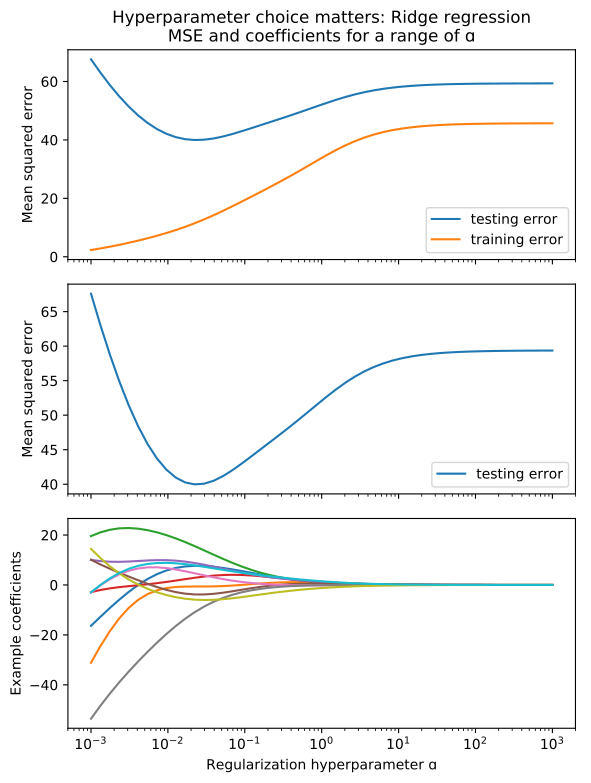

Recreate this plot in Python.
import numpy as np
from sklearn.datasets import make_regression
from sklearn.linear_model import RidgeCV, Ridge
from sklearn.base import clone
from scipy.linalg import svd
from sklearn.metrics import mean_squared_error

from matplotlib import pyplot as plt


def dof(X, alpha_range):
    U, S, Vt = svd(X)
    return np.sum(S ** 2 / (S ** 2 + alpha_range[:, None]), axis=1)


alpha_range = np.logspace(-3, 3, 50)

# model = RidgeCV(alphas=alpha_range, store_cv_values=True)
X, y, true_coef = make_regression(
    noise=5,
    effective_rank=2,
    random_state=0,
    coef=True,
    shuffle=False,
    n_samples=100,
)
train = np.arange(len(y) // 2)
test = np.arange(len(y) // 2, len(y))
print(true_coef[:20])
# fitted = clone(model).fit(X, y)
# mse = fitted.cv_values_.mean(axis=0)
# r2 = 1 - fitted.cv_values_.sum(axis=0) / (len(y) * y.var())
coef = []
train_mse = []
test_mse = []
for alpha in alpha_range:
    ridge = Ridge(alpha, fit_intercept=True).fit(X[train], y[train])
    train_mse.append(mean_squared_error(y[train], ridge.predict(X[train])))
    test_mse.append(mean_squared_error(y[test], ridge.predict(X[test])))
    coef.append(ridge.coef_)
coef = np.asarray(coef)
fig, ax = plt.subplots(3, 1, sharex=True, figsize=(6, 8))
# test_r2 = 1 - test_mse / y[test].var()
ax[0].plot(alpha_range, test_mse)
ax[0].plot(alpha_range, train_mse)
ax[0].legend(["testing error", "training error"])
ax[0].set_ylabel("Mean squared error")
ax[1].plot(alpha_range, test_mse)
ax[1].set_ylabel("Mean squared error")
ax[1].legend(["testing error"], loc="lower right")
ax[2].plot(alpha_range, coef[:, 0:50:5])
# ax.axhline(true_coef[1])
ax[2].set_xscale("log")
ax[2].set_ylabel("Example coefficients")
ax[2].set_xlabel("Regularization hyperparameter ɑ")
ax[0].set_title(
    "Hyperparameter choice matters: Ridge regression\n"
    "MSE and coefficients for a range of ɑ"
)
plt.tight_layout()
plt.show()
